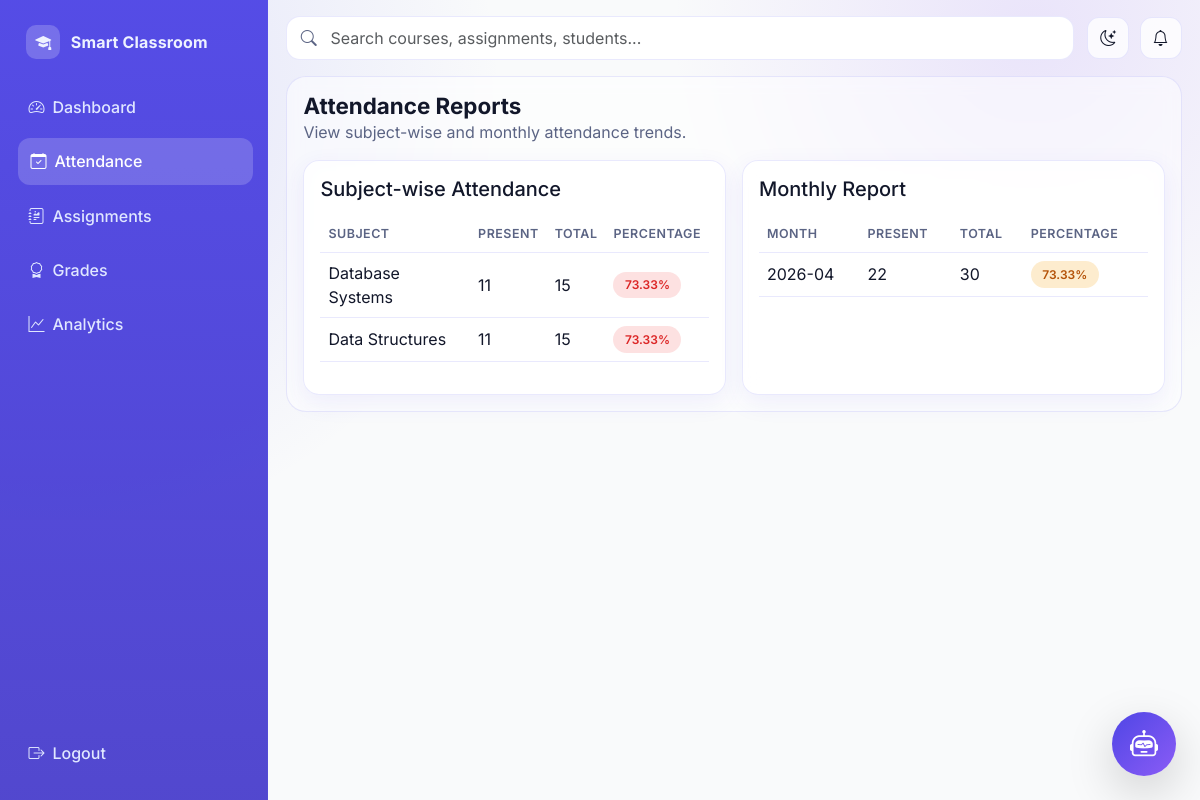
The app's page /student/attendance (signed in) with its own data.
### models/__init__.py (models this page shows)
class Attendance(db.Model):
    id = db.Column(db.Integer, primary_key=True)
    student_id = db.Column(db.Integer, db.ForeignKey("student_profile.user_id"), nullable=False)
    date = db.Column(db.Date, nullable=False, index=True)
    status = db.Column(db.String(10), nullable=False)
    subject = db.Column(db.String(100), nullable=False, default="General")
    marked_by = db.Column(db.Integer, db.ForeignKey("teacher_profile.user_id"), nullable=True)
    __table_args__ = (
        db.UniqueConstraint("student_id", "date", "subject", name="unique_attendance_per_day"),
    )

### routes/student_routes.py (the view)
@student_bp.route("/attendance")
@login_required
@role_required("Student")
def attendance():
    records = Attendance.query.filter_by(student_id=current_user.id).order_by(Attendance.date.desc()).all()
    subject_summary = defaultdict(lambda: {"present": 0, "total": 0})
    monthly_summary = defaultdict(lambda: {"present": 0, "total": 0})
    for record in records:
        subject_summary[record.subject]["total"] += 1
        monthly_key = record.date.strftime("%Y-%m")
        monthly_summary[monthly_key]["total"] += 1
        if record.status == "Present":
            subject_summary[record.subject]["present"] += 1
            monthly_summary[monthly_key]["present"] += 1
    subject_rows = []
    for subject, data in subject_summary.items():
        percent = round((data["present"] / data["total"]) * 100, 2) if data["total"] else 0
        subject_rows.append({"subject": subject, "present": data["present"], "total": data["total"], "percent": percent})
    monthly_rows = []
    for month, data in sorted(monthly_summary.items(), reverse=True):
        percent = round((data["present"] / data["total"]) * 100, 2) if data["total"] else 0
        monthly_rows.append({"month": month, "present": data["present"], "total": data["total"], "percent": percent})
    return render_template(
        "student/attendance.html",
        records=records,
        subject_rows=subject_rows,
        monthly_rows=monthly_rows,
    )

### app.py (called while the page is built)
def create_app():
    app = Flask(__name__)
    app.config.from_object(Config)
    os.makedirs(app.config["UPLOAD_FOLDER"], exist_ok=True)
    db.init_app(app)
    bcrypt.init_app(app)
    login_manager.init_app(app)
    csrf.init_app(app)
    register_blueprints(app)
    @app.context_processor
    def inject_globals():
        return {"app_name": "College Management System"}
    with app.app_context():
        db.create_all()
    return app

### models/__init__.py (called while the page is built)
@login_manager.user_loader
def load_user(user_id):
    return User.query.get(int(user_id))

### templates/student/attendance.html
{% extends 'base.html' %} {% block title %} - Student Attendance{% endblock %}
{% block content %}
<section class="page-header">
  <div>
    <h1 class="page-title">Attendance Reports</h1>
    <p class="text-muted-soft mb-0">
      View subject-wise and monthly attendance trends.
    </p>
  </div>
</section>
<div class="row g-3">
  <div class="col-lg-6">
    <article class="app-card p-3 h-100">
      <h5 class="mb-3">Subject-wise Attendance</h5>
      <div class="table-responsive">
        <table class="table">
          <thead>
            <tr>
              <th>Subject</th>
              <th>Present</th>
              <th>Total</th>
              <th>Percentage</th>
            </tr>
          </thead>
          <tbody>
            {% for item in subject_rows %}
            <tr>
              <td>{{ item.subject }}</td>
              <td>{{ item.present }}</td>
              <td>{{ item.total }}</td>
              <td>
                <span
                  class="badge status-badge {{ 'submitted' if item.percent >= 75 else 'late' }}"
                  >{{ item.percent }}%</span
                >
              </td>
            </tr>
            {% else %}
            <tr>
              <td colspan="4" class="text-center text-muted-soft">
                No attendance records.
              </td>
            </tr>
            {% endfor %}
          </tbody>
        </table>
      </div>
    </article>
  </div>
  <div class="col-lg-6">
    <article class="app-card p-3 h-100">
      <h5 class="mb-3">Monthly Report</h5>
      <div class="table-responsive">
        <table class="table">
          <thead>
            <tr>
              <th>Month</th>
              <th>Present</th>
              <th>Total</th>
              <th>Percentage</th>
            </tr>
          </thead>
          <tbody>
            {% for item in monthly_rows %}
            <tr>
              <td>{{ item.month }}</td>
              <td>{{ item.present }}</td>
              <td>{{ item.total }}</td>
              <td>
                <span
                  class="badge status-badge {{ 'submitted' if item.percent >= 75 else 'pending' }}"
                  >{{ item.percent }}%</span
                >
              </td>
            </tr>
            {% else %}
            <tr>
              <td colspan="4" class="text-center text-muted-soft">
                No monthly records.
              </td>
            </tr>
            {% endfor %}
          </tbody>
        </table>
      </div>
    </article>
  </div>
</div>
{% endblock %}

### static/css/styles.css (style rules this page uses)
:root { --bg: #f9fafb; --surface: rgba(255, 255, 255, 0.78); --surface-solid: #ffffff; --surface-muted: #f3f5fb; --text: #12172a; --text-soft: #5b6484; --primary: #4f46e5; --primary-2: #6366f1; --accent: #8b5cf6; --success: #16a34a; --danger: #ef4444; --warning: #f59e0b; --border: rgba(99, 102, 241, 0.14); --shadow-sm: 0 8px 24px rgba(79, 70, 229, 0.08); --shadow-md: 0 18px 44px rgba(31, 41, 55, 0.12); --radius-sm: 12px; --radius-md: 16px; --radius-lg: 20px; --transition: 240ms ease-in-out; }
* { box-sizing: border-box; }
html, body { margin: 0; padding: 0; min-height: 100%; font-family: "Inter", "Poppins", "Segoe UI", sans-serif; font-size: 16px; color: var(--text); background: radial-gradient( circle at 5% 12%, rgba(99, 102, 241, 0.16), transparent 33% ), radial-gradient( circle at 86% 4%, rgba(139, 92, 246, 0.14), transparent 28% ), var(--bg); }
.glass-card, .card, .app-card { border: 1px solid var(--border); background: var(--surface); backdrop-filter: blur(12px); border-radius: var(--radius-md); box-shadow: var(--shadow-sm); transition: transform var(--transition), box-shadow var(--transition), border-color var(--transition); }
.page-header { display: flex; align-items: center; justify-content: space-between; gap: 1rem; margin-bottom: 1rem; }
.page-title { margin: 0; font-size: 1.4rem; font-weight: 700; }
.text-muted-soft { color: var(--text-soft); }
.table { --bs-table-bg: transparent; --bs-table-color: var(--text); }
.table > :not(caption) > * > * { border-bottom-color: var(--border); vertical-align: middle; }
.table thead th { color: var(--text-soft); font-weight: 600; text-transform: uppercase; letter-spacing: 0.04em; font-size: 0.78rem; }
.badge { border-radius: 999px; padding: 0.45rem 0.72rem; font-weight: 600; }
.status-badge.pending, .badge-pending { background: rgba(245, 158, 11, 0.2); color: #b45309; }
.status-badge.late, .badge-late { background: rgba(239, 68, 68, 0.16); color: #dc2626; }

### records on screen
Attendance: subject "Database Systems", present "11", total "15", percent "73.33"
Attendance: subject "Data Structures", present "11", total "15", percent "73.33"

### other values on screen
{{ label }} "Dashboard" "Attendance" "Assignments" "Grades" "Analytics"
{{ item.month }} "2026-04"
{{ item.present }} "22"
{{ item.total }} "30"
{{ item.percent }} "73.33"
